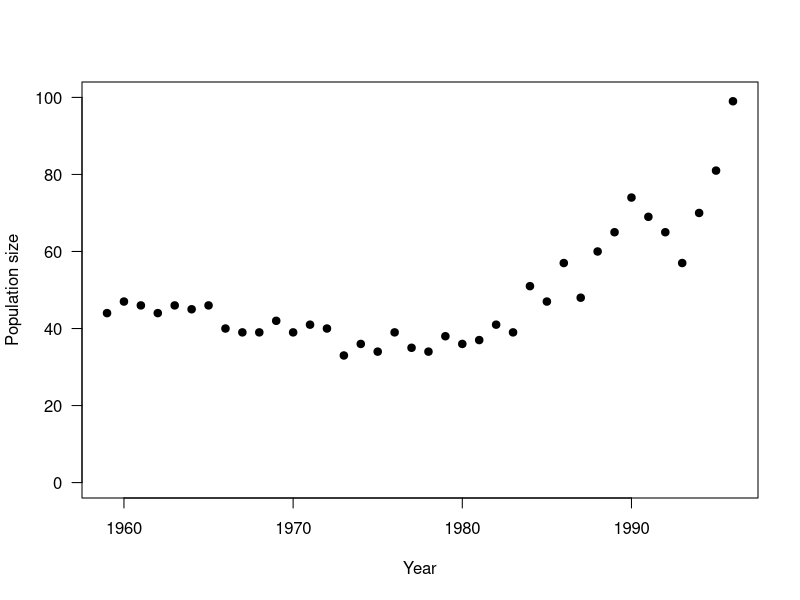
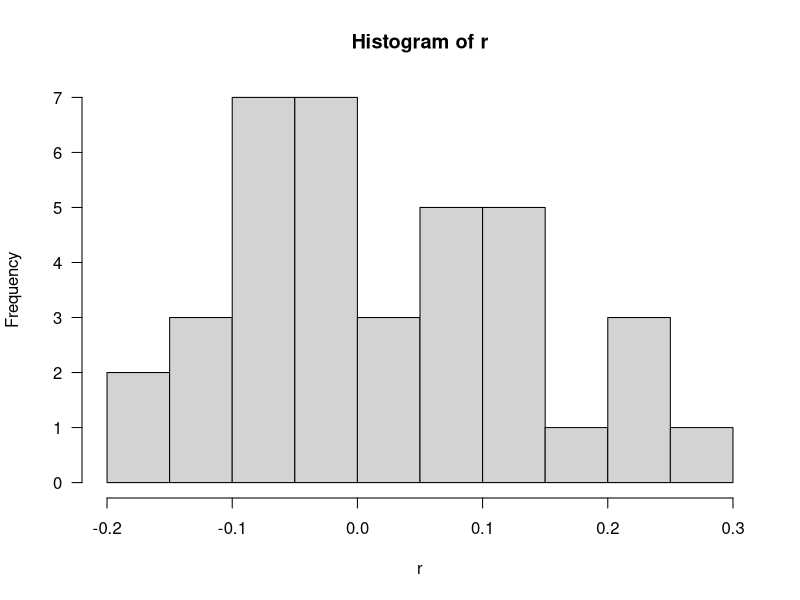
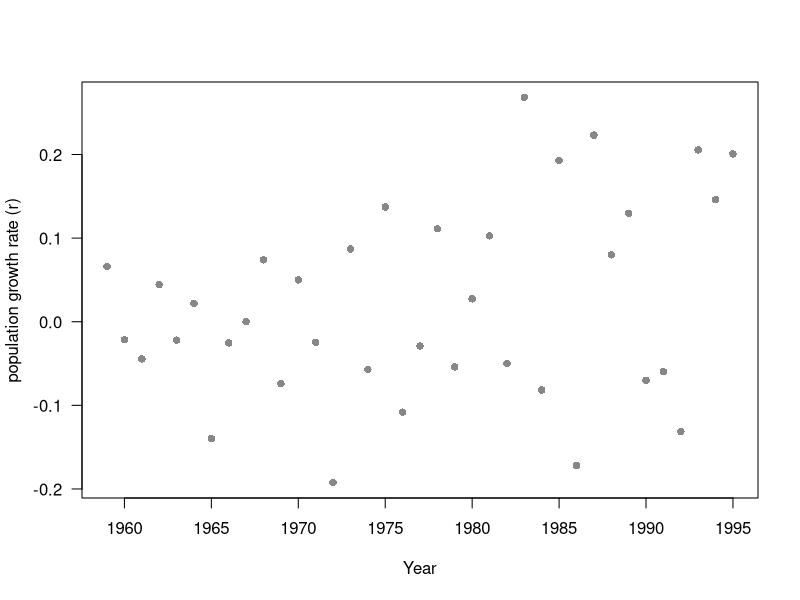
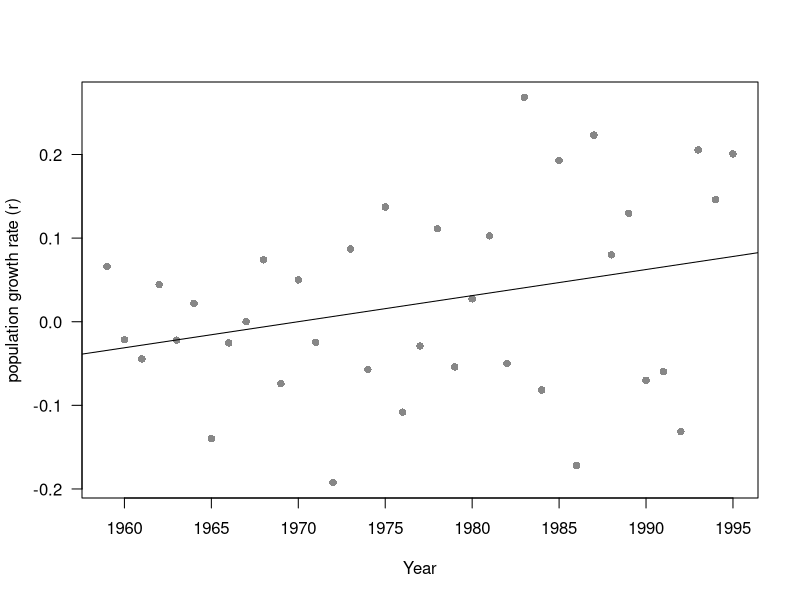
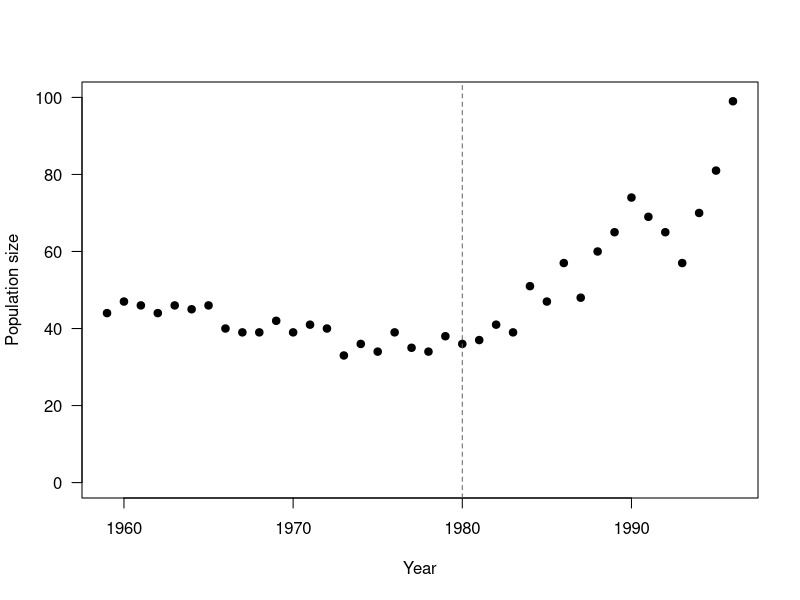
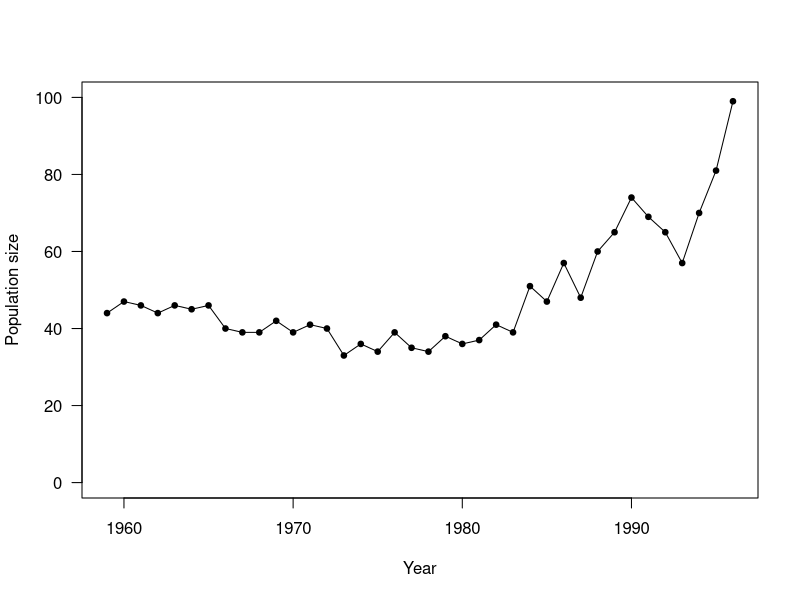
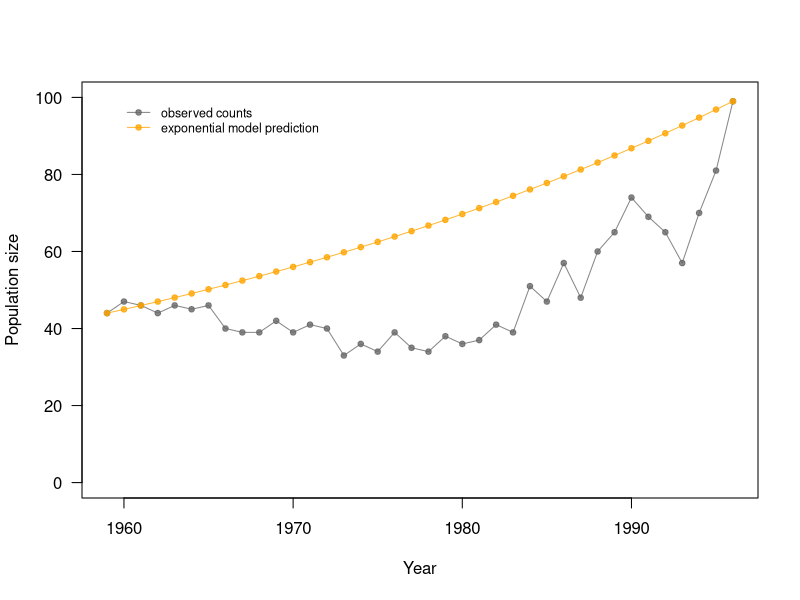
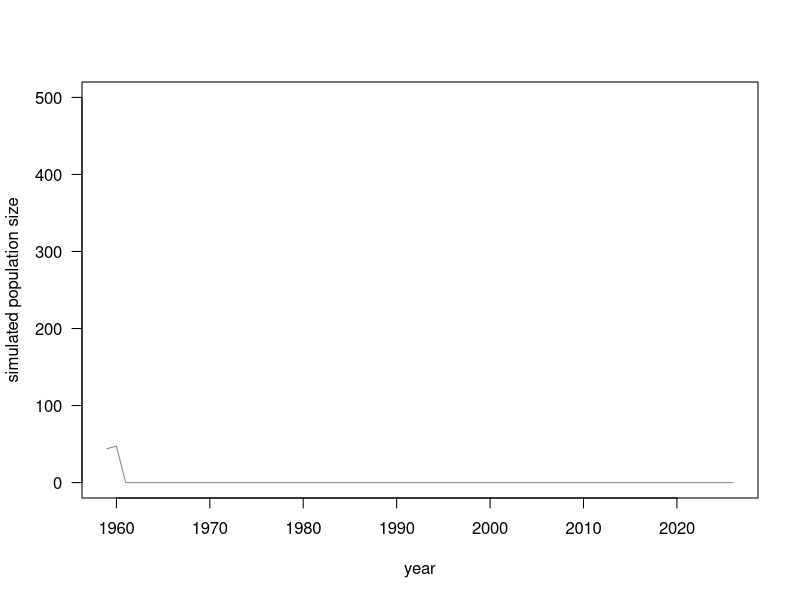

Write the R code that produced these figures, in order.
## ---- chunk 1
knitr::opts_chunk$set(echo = FALSE)
## ---- chunk 2

makeTransparent <- function(black, alpha = 200) {
     newColor <- col2rgb(black)
     apply(newColor, 2, function(curcoldata)			{
          rgb(red = curcoldata[1],
               green = curcoldata[2],
               blue = curcoldata[3],
               alpha = alpha,
               maxColorValue = 255)
     })
}
tBlack  <- makeTransparent("gray40")
tRed    <- makeTransparent("red")
tOrange <- makeTransparent("orange")

## ---- chunk 3

year <- seq(1959, 1996)

N <- c(44, 47, 46, 44, 46, 45, 46, 40, 39, 39, 42, 39, 41, 40, 
       33, 36, 34, 39, 35, 34, 38, 36, 37, 41, 39, 51,
       47, 57, 48, 60, 65, 74, 69, 65, 57, 70, 81, 99)

## ---- chunk 4

plot(N ~ year, xlab = "Year", ylab = "Population size",
     pch = 19, ylim=c(0, 100), las = 1)

## ---- chunk 5

r = log(N[-1] / N[-length(N)]) 
r

## ---- chunk 6

summary(r)
hist(r, las = 1)

## ---- chunk 7

plot(r ~ year[1:37], xlab = "Year", 
     pch = 16, col = tBlack, las = 1,
     ylab =  "population growth rate (r)")

## ---- chunk 8

plot(r ~ year[1:37], xlab = "Year", 
     pch = 16, col = tBlack, las = 1,
     ylab =  "population growth rate (r)")
abline(lm(r ~ year[1:37]))

## ---- chunk 9

plot(N ~ year, 
     xlab = "Year", ylab = "Population size",
     pch = 19, ylim=c(0, 100), las = 1)
abline(v = 1980, lty = 2, col = "gray40")

## ---- chunk 10

plot(N ~ year, 
     xlab = "Year", ylab = "Population size",
     pch = 19, ylim=c(0, 100), las = 1, 
     type = "o", cex = 0.75)

## ---- chunk 11

plot(N ~ year, 
     xlab = "Year", ylab = "Population size",
     pch = 19, ylim = c(0, 100), type = "o", 
     cex = 0.75, las = 1, col = tBlack)
geomean <- mean(r)
lines(year, N[1] * exp(geomean) ^ (0:(length(N)-1)),
      lty = 1, col = tOrange, 
      type = "o", pch = 19, cex = 0.75)
legend (1960, 100, c("observed counts",
                     "exponential model prediction"),
        lty = c(1, 1), col = c(tBlack, tOrange),
        pch = c(19, 19), bty = "n", 
        pt.cex = 0.75, cex = 0.75)

## ---- chunk 12

threshold <- 48  

## ---- chunk 13

project <- 68

## ---- chunk 14

runs <- 1000  

## ---- chunk 15

# initial values

N0 <- N[1]                                # set initial population size
stoch.pop  <- matrix(NA, project, runs)   # create matrix to store values
stoch.pop[1, ] <- N0                      # input initial population size
set.seed(16)                              # ensure random draws consistent
geomean <- mean(r)                        # set mean r
sd.r    <- sd(r)                          # set standard deviation in r

# simulation

for (i in 1:runs){	
     # looping over 1000 runs of the stochastic model
          for (t in 2:project){
               # and looping over 68 years of projection
               # within each of 1000 runs
                    stoch.r = rnorm(1, geomean, sd.r)		                                                              # draw a random value for intrinsic rate of increase
                        # based on the observed r values
                    stoch.pop[t, i] = stoch.pop[(t  -1), i] + 
                                      stoch.pop[(t  -1), i] * stoch.r	  
                        # and project one time step from 
                        # the current pop size
                    if(stoch.pop[t, i] <= threshold) break  		                                # leave the loop if pop <= threshold
          }
}

## ---- chunk 16

years <- seq(1959, 2026)
stoch.pop[is.na(stoch.pop)] <-  0
plot(stoch.pop[,1] ~ years, type = "l", las = 1,
     xlab = "year", ylab = "simulated population size", 
     ylim = c(0, 500), col = tBlack)

## ---- chunk 17

plot(stoch.pop[,1] ~ years, 
     type = "l", xlab = "year", 
     ylab = "simulated population size", 
     las = 1, ylim = c(0, 500), col = tBlack)
for (i in 2:6){	
     lines(stoch.pop[,i] ~ years, type = "l", 
           col = tBlack)
}

## ---- chunk 18

years <- seq(1959, 2026)
stoch.pop[is.na(stoch.pop)] <-  0
plot(stoch.pop[,1] ~ years, type = "l", 
     xlab = "year", 
     ylab = "simulated population size", 
     lwd =  0.5, las = 1,
     ylim = c(0, 500), 
     col = ifelse(stoch.pop[68, 1] == 0, 
                  tRed, tBlack))
for (i in 1:runs){	
     lines(stoch.pop[,i] ~ years, 
           type = "l", lwd =  0.5,
           col = ifelse(stoch.pop[68, i] == 0, 
                        tRed, tBlack))
}

## ---- chunk 19

hist(stoch.pop[68, ], xlab = "simulated population size", 
     breaks = 40, las = 1, 
     main = "Yellowstone grizzlies after 68 years")
abline(v = threshold, col = "blue", lty = 3, lwd = 3)

## ---- chunk 20

percent.extinct <- (runs - length(which(stoch.pop[project, ] 
                                         > 0))) / runs * 100 
percent.extinct

## ---- chunk 21

time <- NULL          # create an empty vector to hold results
for (i in 1:runs){	  # loop through all the iterations
                      # of the simulation
          t<-max(which(stoch.pop[ ,i] > 0)) 
                      # Find the maximum time
                      # when Population was >0
          time<-c(time, t)	 # add this value to the end
                             # of a vector storing the times
}				  # end the loop

time.to.extinction <- time[which(time < 68)]

hist(time.to.extinction, breaks = 20, las = 1)
abline(v = median(time.to.extinction), 
       lwd = 1.5, col = "blue")
median(time.to.extinction)

## ---- chunk 22

hist(stoch.pop[68, ], xlab = "simulated population size", 
     breaks = 20, las = 1, 
     main = "Yellowstone grizzlies after 68 years")
rug(stoch.pop[68, ], col = tOrange, lwd = 2)

## ---- chunk 23

griz_pop_sim <- function(N0 = N[1],      # define function, set default values
                         K = 1000,
                         viz = TRUE) {

stoch.pop  <- matrix(NA, project, runs)
stoch.pop[1, ] <- N0
geomean <- mean(r)
sd.r    <- sd(r)


for (i in 1:runs)
     {	
     # looping over 1000 runs of the stochastic model
          for (t in 2:project){
               # and looping over 68 years of projection
               # within each of 1000 runs
                    stoch.r = rnorm(1, geomean, sd.r)	
                      # draw a random value for intrinsic rate of increase
                      # based on the observed r values
                    stoch.r.dd = stoch.r * ((K - stoch.pop[t -1, i])/K)
                      # make r density dependent
                      # by adding term ((K-N)/K)
                    stoch.pop[t, i] = stoch.pop[(t  -1), i] + 
                                      stoch.pop[(t  -1), i] * stoch.r.dd	
                       # and project one time step from 
                       # the current pop size
                    if(stoch.pop[t, i] <= threshold) break  		                                  # leave the loop if pop <= threshold
               }
}


# calculate the percent of simulations that go extinct.
stoch.pop[is.na(stoch.pop)] <-  0   
percent.extinct <- (runs - length(which(stoch.pop[project, ] 
                                         > 0))) / runs * 100 

if (viz == TRUE) {
# plot the simulation
   plot(stoch.pop[,1] ~ years, 
        type = "l", xlab = "year", 
        ylab = "simulated population size", 
        lwd =  0.5, las = 1,
        ylim = c(0, 500), 
        col = ifelse(stoch.pop[68, 1]== 0, 
                     tRed, tBlack),
     main =  paste("N0 =", N0, ", K = ", K,
                   "\n % extinct =", percent.extinct))
    for (i in 1:runs){	
     lines(stoch.pop[,i] ~ years, 
           type = "l", lwd =  0.5,
           col = ifelse(stoch.pop[68, i]== 0, 
                        tRed, tBlack))
      }
   }
return(paste("Percent simulations leading to extinction = ", percent.extinct,"%"))

}

## ---- chunk 24

griz_pop_sim()

## ---- chunk 25

griz_pop_sim(K = 250)
abline(h = 250, col = tOrange, lwd = 2 , lty = 3)

## ---- chunk 26

griz_pop_sim(K = 75)

## ---- chunk 27

par(mfrow=c(1,2))
griz_pop_sim(N0 = N[1], K = 500)
griz_pop_sim(N0 = 2 * N[1], K = 500)

## ---- chunk 28

par(mfrow=c(1, 3))
griz_pop_sim(N0 = N[1], K = 500)
abline(h = N0, col = "blue", lwd = 2)
griz_pop_sim(N0 = 2 * N[1], K = 500)
abline(h = 2 * N[1], col = "blue", lwd = 2)
griz_pop_sim(N0 = 10 * N[1], K = 500)
abline(h = 10 * N[1], col = "blue", lwd = 2)

## ---- chunk 29

griz_pop_sim_env <- function(N0 = N[1], 
                         K = 500,
                         viz = TRUE,
                         geomean.bad = mean(r[which(r < 0)]),  
                              # r in bad years
                         geomean.good = mean(r[which(r > 0)]),
                              # r in good years
                         prob.bad = 0.5) {   
                              # probability of being a bad year

stoch.pop.env  <- matrix(NA, project, runs)
stoch.pop.env[1, ] <- N0

sd.r    <- sd(r)
for (i in 1:runs)
     {	
     # looping over 1000 runs of the stochastic model
          for (t in 2:project){
               # and looping over 68 years of projection
               # within each of 1000 runs
                    geomean.env <- sample(x = c(geomean.bad,
                                             geomean.good), 
                                             size = 1,
                                             prob = c(prob.bad, (1- prob.bad)),
                                             replace = T)  # Sample 1
                                                           # number form
                                                           # vector x
                                                           # with defined
                                                           # probabilities
                    stoch.r = rnorm(1, geomean.env, sd.r)		  
                      # draw a random value for intrinsic rate of increase
                      # based on the observed r values
                    stoch.r.dd = stoch.r * ((K - stoch.pop.env[t -1, i])/K)
                      # make r density dependent
                      # by adding term ((K-N)/K)
                    stoch.pop.env[t, i] = stoch.pop.env[(t  -1), i] + 
                                      stoch.pop.env[(t  -1), i] * stoch.r.dd	
                       # and project one time step from 
                       # the current pop size
                    if(stoch.pop.env[t, i] <= threshold) break  		                               # leave the loop if pop <= threshold
               }
     }

stoch.pop.env[is.na(stoch.pop.env)] <-  0
percent.extinct <- (runs - length(which(stoch.pop.env[project, ] 
                                         > 0))) / runs * 100 

if (viz == TRUE) {

# plot the simulation
   plot(stoch.pop.env[,1] ~ years, type = "l", xlab = "year", 
     ylab = "simulated population size", lwd =  0.5, las = 1,
     ylim = c(0, 500), 
     col = ifelse(stoch.pop.env[68, 1]== 0, tRed, tBlack),
     main =  paste("With environ. stoch.",
                  "\nN0 =", N0, ", K = ", K,
                   "\n % extinct =", percent.extinct))
    for (i in 1:runs){	
     lines(stoch.pop.env[,i] ~ years, type = "l", lwd =  0.5,
           col = ifelse(stoch.pop.env[68, i]== 0, tRed, tBlack))
      }

# calculate the percent of simulations that go extinct
percent.extinct <- (runs - length(which(stoch.pop.env[project, ] 
                                         > 0))) / runs * 100 
return(paste("Percent simulations leading to extinction = ", percent.extinct,"%"))
   
   }
}

## ---- chunk 30

par(mfrow=c(1, 2))
griz_pop_sim_env()
griz_pop_sim(K = 500)

## ---- chunk 31

par(mfrow=c(1, 2))
griz_pop_sim_env()                # 50% probability, the default
griz_pop_sim_env(prob.bad = 0.6)  # 60% probability

## ---- chunk 32

par(mfrow=c(1, 2))
griz_pop_sim_env()     
griz_pop_sim_env(prob.bad = 1/25,
                 geomean.bad = 2*(min(r)),
                 geomean.good = mean(r))

## ---- chunk 33

griz_pop_sim_hunt <- function(N0 = 5 * N[1], 
                         K = 500,
                         viz = TRUE,
                         hunt = 1) {

stoch.pop  <- matrix(NA, project, runs)
stoch.pop[1, ] <- N0
geomean <- mean(r)
sd.r    <- sd(r)

for (i in 1:runs)
     {	
     # looping over 1000 runs of the stochastic model
          for (t in 2:project){
               # and looping over 68 years of projection
               # within each of 1000 runs
                    stoch.r = rnorm(1, geomean, sd.r)		
                      # draw a random value for intrinsic rate of increase
                      # based on the observed r values
                    stoch.r.dd = stoch.r * ((K - stoch.pop[t -1, i])/K)
                      # make r density dependent
                      # by adding term ((K-N)/K)
                    stoch.pop[t, i] = (stoch.pop[(t  -1), i] + 
                                      stoch.pop[(t  -1), i] * stoch.r.dd) *
                      # and project one time step from 
                      # the current pop size
                                     ((100 - hunt)/100)
                      # and add the annual loss due to hunting
                    if(stoch.pop[t, i] <= threshold) break  		                            
                     # leave the loop if pop <= threshold
               }
     }

# calculate the percent of simulations that go extinct.
stoch.pop[is.na(stoch.pop)] <-  0   
percent.extinct <- (runs - length(which(stoch.pop[project, ] 
                                         > 0))) / runs * 100 

if (viz == TRUE) {
# plot the simulation
   plot(stoch.pop[,1] ~ years, 
        type = "l", xlab = "year", 
        ylab = "simulated population size", 
        lwd =  0.5, las = 1,
        ylim = c(0, 500), 
        col = ifelse(stoch.pop[68, 1]== 0, 
                     tRed, tBlack),
     main =  paste("N0 =", N0, ", K = ", K,
                   "\n hunting =", hunt, "%",
                   "\n % extinct =", percent.extinct))
    for (i in 1:runs){	
     lines(stoch.pop[,i] ~ years, 
           type = "l", lwd =  0.5,
           col = ifelse(stoch.pop[68, i]== 0, 
                        tRed, tBlack))
      }
   }
return(paste("Percent simulations leading to extinction = ", percent.extinct,"%"))
}

## ---- chunk 34

par(mfrow=c(1, 2))
griz_pop_sim_hunt(hunt = 0)
griz_pop_sim_hunt(hunt = 1)

## ---- chunk 35

par(mfrow = c(1, 3))
griz_pop_sim_hunt(hunt = 1)
griz_pop_sim_hunt(hunt = 3)
griz_pop_sim_hunt(hunt = 5)

## ---- chunk 36

griz_pop_sim_clim <- function(N0 = N[1], 
                         K = 500,
                         decline = 0.01,
                         viz = TRUE) {

stoch.pop  <- matrix(NA, project, runs)
stoch.pop[1, ] <- N0
geomean <- mean(r)
sd.r    <- sd(r)
for (i in 1:runs)
     {	
     # looping over 1000 runs of the stochastic model
          for (t in 2:project){
               # and looping over 68 years of projection
               # within each of 1000 runs
                    stoch.r = rnorm(1, geomean, sd.r)
                      # draw a random value for intrinsic rate of increase
                      # based on the observed r values
                    K <- max(((100 - decline) / 100) * K, 1)
                      # change K so it reduces each year by set amount,
                      # don't let it drop below 1
                    stoch.r.dd = stoch.r * ((K - stoch.pop[t -1, i])/K)
                      # make r density dependent
                      # by adding term ((K-N)/K)
                    stoch.pop[t, i] = stoch.pop[(t  -1), i] + 
                                      stoch.pop[(t  -1), i] * stoch.r.dd	  
                      # and project one time step from 
                      # the current pop size
                    if(stoch.pop[t, i] <= threshold) break  		                              # leave the loop if pop <= threshold
               }
     }

# calculate the percent of simulations that go extinct.
stoch.pop[is.na(stoch.pop)] <-  0   
percent.extinct <- (runs - length(which(stoch.pop[project, ] 
                                         > 0))) / runs * 100 

if (viz == TRUE) {
# plot the simulation
   plot(stoch.pop[,1] ~ years, 
        type = "l", xlab = "year", 
        ylab = "simulated population size", 
        lwd =  0.5, las = 1,
        ylim = c(0, 500), 
        col = ifelse(stoch.pop[68, 1]== 0, 
                     tRed, tBlack),
     main =  paste("N0 =", N0, ", % decline = ", decline, "% /yr",
                   "\n % extinct =", percent.extinct))
    for (i in 1:runs){	
     lines(stoch.pop[,i] ~ years, 
           type = "l", lwd =  0.5,
           col = ifelse(stoch.pop[68, i]== 0, 
                        tRed, tBlack))
      }
   }
return(paste("Percent simulations leading to extinction = ", percent.extinct,"%"))

}

## ---- chunk 37

par(mfrow=c(1, 3))
griz_pop_sim_clim(decline = 0.001)
griz_pop_sim_clim(decline = 0.01)
griz_pop_sim_clim(decline = 0.1)
